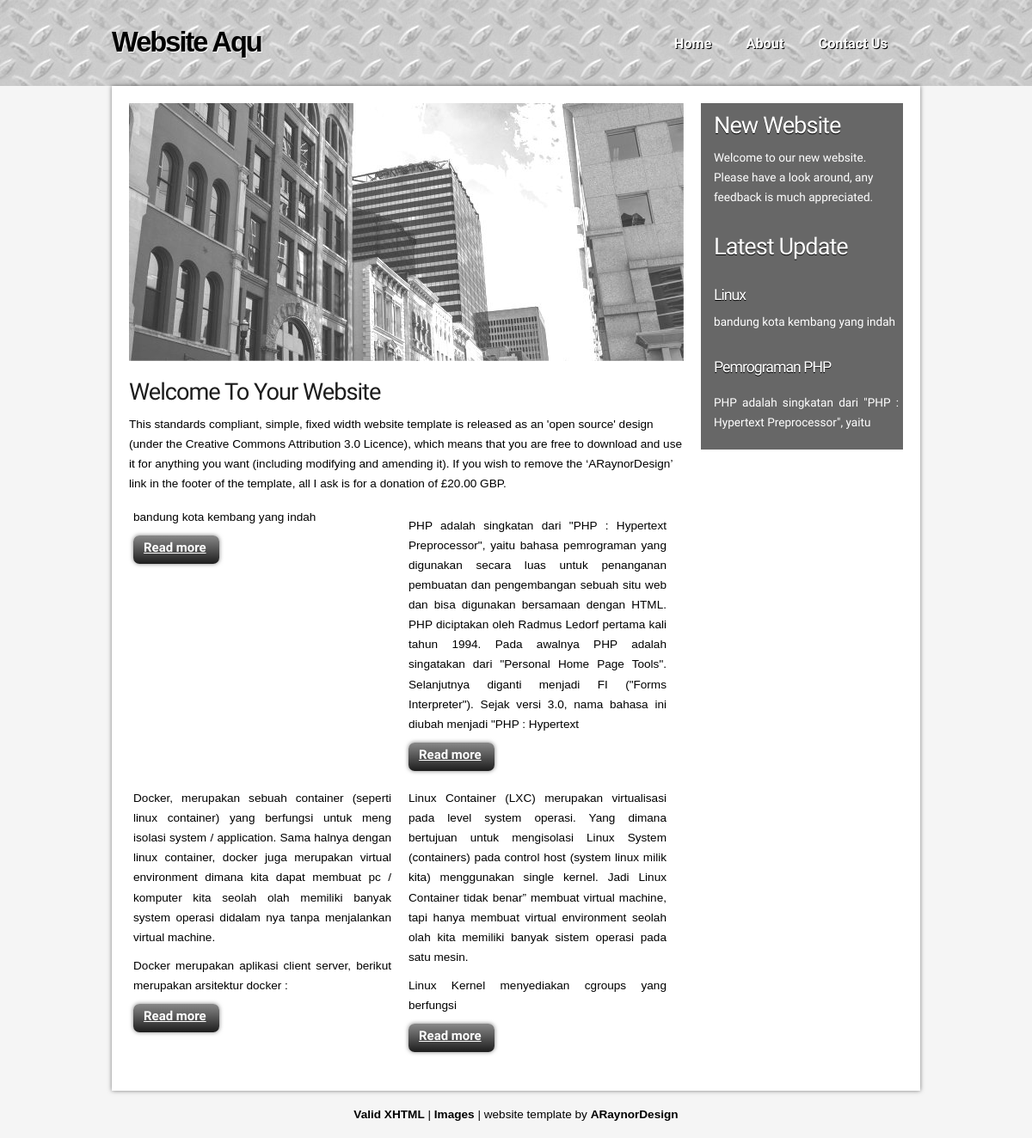
The app's page /public_html/index.php with its own data.
### tables this page shows
CREATE TABLE `article` (
  `id` int(255) NOT NULL AUTO_INCREMENT,
  `title` varchar(30) DEFAULT NULL,
  `content` text,
  PRIMARY KEY (`id`),
  UNIQUE KEY `title` (`title`)
);

### public_html/index.php (called while the page is built, shortened)
<?php
include '../app/Core/Autoloader.php';
$app = new Mvc\Core\App;
$app->init();

### app/Model/ArtikelModel.php (called while the page is built, shortened)
<?php
class ArtikelModel
{
    public static function all()
    {
        $sql = "SELECT * FROM `article` ORDER BY `id` DESC";
        $q = Database::$pdo->prepare($sql);
        $q->execute();
        $row = $q->fetchAll();
        return $row;
    }
    public static function get_latest() {
        $sql = "SELECT * FROM `article` ORDER BY `id` DESC limit 2";
        $q = Database::$pdo->prepare($sql);
        $q->execute();
        $row = $q->fetchAll();
        return $row;
    }
}

### app/Core/Autoloader.php (called while the page is built, shortened)
<?php
spl_autoload_register(function ($class) {
    $prefix = 'Mvc\\';
    $class = str_replace($prefix, '', $class);
    $class = str_replace('\\', '/', $class);
    $base_dir = __DIR__ . '/../';
    $file = $base_dir . $class . '.php';
});

### app/View/index.php (the view)
  <div id="content">
	<div class="content_item">
		<h1>Welcome To Your Website</h1>
      	<p>This standards compliant, simple, fixed width website template is released as an 'open source' design (under the Creative Commons Attribution 3.0 Licence), which means that you are free to download and use it for anything you want (including modifying and amending it). If you wish to remove the &lsquo;ARaynorDesign&rsquo; link in the footer of the template, all I ask is for a donation of &pound;20.00 GBP.</p>
		<?php
			foreach ($artikel as $row) {
				$string = $row['content'];
				if (strlen($string) > 500) {
				    $stringCut = substr($string, 0, 500);
				    $string = substr($stringCut, 0, strrpos($stringCut, ' '));
				}
			?>
				<div class="content_container">
				    <p><?php echo $string; ?></p>
				  	<div class="button_small">
				      <a href="#">Read more</a>
				    </div>
		  		</div>
			<?php
		  	}
		?>
	</div>
  </div>
</div>
 </div>

### app/Core/App.php (shortened to what this page needs)
<?php
class App
{
	public function init()
	{
		$this->parseUrl();
	}
	public function loadIndex(){
		$home = new \Mvc\Controller\PageController;
		$home->indexAction();
	}
	public function parseUrl()
	{
		if (!isset($_GET['url']))
		{
			$this->loadIndex();
		}
	}
	public function loadView($filename, array $params = array())
	{
		$viewfile = VIEW_PATH . $filename .'.php';
		if (file_exists($viewfile)){
			extract($params);
			require $viewfile;
			return ob_get_clean();
		} else {
			throw new \Exception("file view " . $filename . " tidak ditemukan");
		}
	}
}

### app/Controller/PageController.php (shortened to what this page needs)
<?php
class PageController extends \Mvc\Core\App
{
	public function indexAction()
	{
		$artikel = ArtikelModel::all();
		$data['artikel'] = $artikel;
		$artikel_terakhir = ArtikelModel::get_latest();
		echo $this->loadView('meta');
		echo $this->loadView('header');
		echo $this->loadView('sidebar', array('artikel_terakhir' => $artikel_terakhir));
		echo $this->loadView('index', $data);
		echo $this->loadView('footer');
	}
}

### app/View/meta.php (shortened to what this page needs)
<!DOCTYPE html PUBLIC "-//W3C//DTD XHTML 1.1//EN" "http://www.w3.org/TR/xhtml11/DTD/xhtml11.dtd">
<html xmlns="http://www.w3.org/1999/xhtml" xml:lang="en">
<head>
  <link rel="stylesheet" type="text/css" href='/mvcpsr4/app/View/css/style.css' />
</head>

### app/View/header.php
<body>
  <div id="main">
	<div id="header">
	  <div id="menubar_container">
		<div id="menubar">
		  <div id="welcome">
	        <h1><a href="#">Website Aqu</a></h1>
	      </div>
          <div id="menu_items">
	        <ul id="menu">
              <li><a href="#">Home</a></li>
              <li><a href="#">About</a></li>
              <li><a href="#">Contact Us</a></li>
            </ul>
          </div>
        </div>
      </div>
	</div>

### app/View/sidebar.php
<div id="site_content">
     <div id="header_image"></div>
  <div class="sidebar_container">
	<div class="sidebar">
           <div class="sidebar_item">
               <h2>New Website</h2>
               <p>Welcome to our new website. Please have a look around, any feedback is much appreciated.</p>
           </div>
       </div>
	<div class="sidebar">
           <div class="sidebar_item">
               <h2>Latest Update</h2>
	    </div>
       </div>
       <?php
       foreach ($artikel_terakhir as $row) {
               $string = $row['content'];
               if (strlen($string) > 100) {
                   $stringCut = substr($string, 0, 100);
                   $string = substr($stringCut, 0, strrpos($stringCut, ' '));
               }
           ?>
           <div class="sidebar">
               <div class="sidebar_item">
                   <h3><?php echo $row['title']; ?></h3>
                   <p><?php echo $string; ?></p>
               </div>
           </div>
           <?php
       }
       ?>
     </div>

### app/View/footer.php
<div id="footer">
	  <a href="http://validator.w3.org/check?uri=referer">Valid XHTML</a> | <a href="http://fotogrph.com/">Images</a> | website template by <a href="http://www.araynordesign.co.uk">ARaynorDesign</a>
  </div>
</body>
</html>

### app/View/css/style.css (style rules this page uses)
html { height: 100%; }
* { margin: 0; padding: 0; }
body { font: normal 85% Arial, Helvetica, sans-serif; color: #000; background: #F5F5F5; }
p { padding: 0 0 10px 0; line-height: 1.7em; font-size: 100% }
h1, h2, h3, h4, h5, h6 { font: normal 200% 'Open Sans Condensed', sans-serif; color: #1D1D1D; letter-spacing: -1px; margin: 0 0 10px 0; }
h2 { font: normal 165% 'Open Sans Condensed', sans-serif; }
h3 { font: normal 130% 'Open Sans Condensed', sans-serif; }
a { color: #000; font-weight: bold; background: transparent; outline: none; text-decoration: underline; }
ul { margin: 2px 0 22px 30px; line-height: 1.7em; font-style: normal; font-size: 100%; }
#main, #header, #banner, #menubar, #site_content, #footer, #content_blue { margin-left: auto; margin-right: auto; }
#header { height: 100px; background: transparent url(../images/pattern.jpg) repeat; }
#menubar_container { height: 100px; background: transparent url(../images/transparent.png) repeat; }
#menubar { width: 940px; height: 100px; }
#welcome { width: 340px; height: 70px; padding-top: 30px; float: left; margin: 0 auto; }
#welcome h1 a { font: bold 120% Arial, Helvetica, sans-serif; letter-spacing: -2px; color: #000; text-decoration: none; text-shadow: 1px 1px #FFF; }
#menu_items { float: right; height: 75px; margin-right: 20px; padding-top: 25px; width: 580px; }
ul#menu { margin:0; float: right; }
ul#menu li { padding: 0 0 0 0px; list-style: none; margin: 2px 1px 0 0; display: inline; background: transparent; }
ul#menu li a { float: left; font: bold 120% 'Open Sans Condensed', sans-serif; text-align: center; color: #FFF; text-shadow: 1px 1px #000; text-decoration: none; margin: 6px 0 0 10px; padding: 10px 15px 10px 15px; background: transparent; }
#site_content { width: 940px; overflow: hidden; background: #FFF; margin: 0 auto; padding: 0 0 20px 0; -webkit-box-shadow: rgba(0, 0, 0, 0.5) 0px 0px 5px; -moz-box-shadow: rgba(0, 0, 0, 0.5) 0px 0px 5px; box-shadow: rgba(0, 0, 0, 0.5) 0px 0px 5px; }
#header_image { width: 645px; height: 300px; float: left; margin: 20px 0 0 20px; background: transparent url(../images/header.jpg) no-repeat; }
.sidebar_container { float: right; margin: 20px 20px 0 20px; width: 220px; padding-left: 15px; background: #676767; }
.sidebar { float: left; width: 220px; padding: 0; margin-top: 10px; margin-bottom: 10px; }
.sidebar_item { font: normal 100% 'Open Sans Condensed', sans-serif; width: 215px; }
.sidebar h2 { font: normal 200% 'Open Sans Condensed', sans-serif; color: #FFF; text-shadow: 0px 1px 0px #000; }
.sidebar h3 { color: #FFF; text-shadow: 0px 1px 0px #000; }
.sidebar p { color: #FFF; }
#content { width: 645px; margin-bottom: 20px; padding-left: 20px; float: left; }
.content_item { width: 645px; margin-top: 20px; margin-bottom: 20px; }
.content_container { width: 300px; padding: 5px; margin-right: 10px; float: left; }
#footer { width: 960px; height: 20px; padding-top: 20px; text-align: center; background: transparent; }
#footer a, #footer a:hover { text-decoration: none; padding-bottom: 20px; }
.button_small { font: normal 110% 'Open Sans Condensed', sans-serif; float: left; padding: 5px 15px 10px 7px; background: #1D1D1D; background: -moz-linear-gradient(#898989, #1D1D1D); background: -o-linear-gradient(#898989, #1D1D1D); background: -webkit-linear-gradient(#898989, #1D1D1D); border-radius: 7px 7px 7px 7px; -moz-border-radius: 7px 7px 7px 7px; -webkit-border: 7px 7px 7px 7px; -webkit-box-shadow: rgba(0, 0, 0, 0.5) 0px 0px 5px; -moz-box-shadow: rgba(0, 0, 0, 0.5) 0px 0px 5px; box-shadow: rgba(0, 0, 0, 0.5) 0px 0px 5px; }
.button_small a { color: #FFF; padding-left: 5px; }

### records on screen
article: title "Linux", content "bandung kota kembang yang indah"
article: title "Pemrograman PHP", content "PHP adalah singkatan dari \"PHP : Hypertext Preprocessor\", yaitu", content "PHP adalah singkatan dari \"PHP : Hypertext Preprocessor\", yaitu bahasa pemrograman yang digunakan secara luas untuk penanganan pembuatan dan pengembangan sebuah situ web dan bisa digunakan bersamaan dengan HTML. PHP diciptakan oleh Radmus Ledorf pertama kali tahun 1994. Pada awalnya PHP adalah singatakan dari \"Personal Home Page Tools\". Selanjutnya diganti menjadi FI (\"Forms Interpreter\"). Sejak versi 3.0, nama bahasa ini diubah menjadi \"PHP : Hypertext"
article: content "Docker, merupakan sebuah container (seperti linux container) yang berfungsi untuk meng isolasi system / application. Sama halnya dengan linux container, docker juga merupakan virtual environment dimana kita dapat membuat pc / komputer kita seolah olah memiliki banyak system operasi didalam nya tanpa menjalankan virtual machine. Docker merupakan aplikasi client server, berikut merupakan arsitektur docker :"
article: content "Linux Container (LXC) merupakan virtualisasi pada level system operasi. Yang dimana bertujuan untuk mengisolasi Linux System (containers) pada control host (system linux milik kita) menggunakan single kernel. Jadi Linux Container tidak benar” membuat virtual machine, tapi hanya membuat virtual environment seolah olah kita memiliki banyak sistem operasi pada satu mesin. Linux Kernel menyediakan cgroups yang berfungsi"
